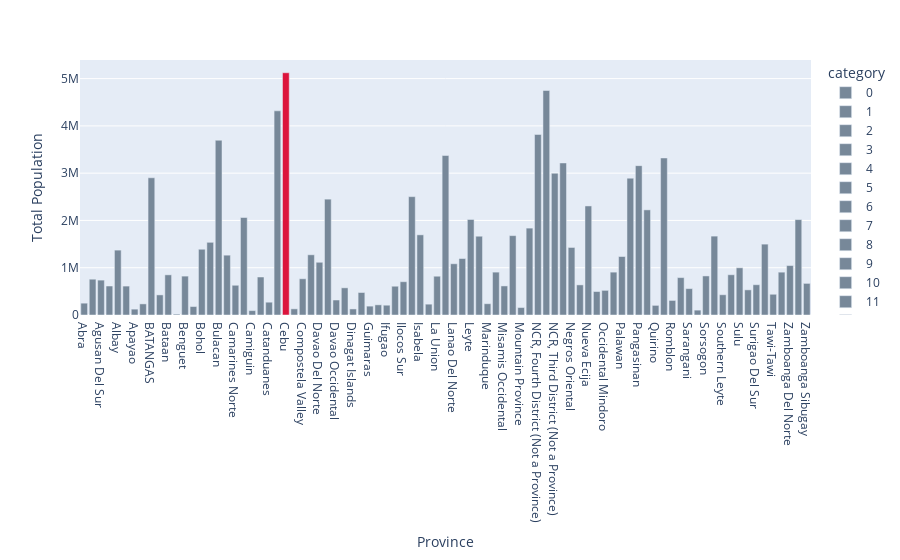

Write notebook code for a chart like this one.
### Code cell
pop['category'] = [str(i) for i in pop.index]

color_discrete_sequence = ['lightslategray',]*len(pop)
index = pop.loc[pop['Province'] == "Cebu"].index[0]
color_discrete_sequence[index] = ['crimson'] #index

fig=px.bar(pop,x='Province',y='Total Population',
           color = 'category',
           color_discrete_sequence=color_discrete_sequence,
           )
fig.show()

### Figure 1 — Plotly figure (JSON) as saved in the notebook; plotly's stock layout.template omitted (floating-point values rounded to 4 significant figures)
{"data": [{"alignmentgroup": "True", "hovertemplate": "category=0<br>Province=%{x}<br>Total Population=%{y}<extra></extra>", "legendgroup": "0", "marker": {"color": "lightslategray", "pattern": {"shape": ""}}, "name": "0", "offsetgroup": "0", "orientation": "v", "showlegend": true, "textposition": "auto", "type": "bar", "x": ["Abra"], "xaxis": "x", "y": [250309], "yaxis": "y"}, {"alignmentgroup": "True", "hovertemplate": "category=1<br>Province=%{x}<br>Total Population=%{y}<extra></extra>", "legendgroup": "1", "marker": {"color": "lightslategray", "pattern": {"shape": ""}}, "name": "1", "offsetgroup": "1", "orientation": "v", "showlegend": true, "textposition": "auto", "type": "bar", "x": ["Agusan Del Norte"], "xaxis": "x", "y": [757121], "yaxis": "y"}, {"alignmentgroup": "True", "hovertemplate": "category=2<br>Province=%{x}<br>Total Population=%{y}<extra></extra>", "legendgroup": "2", "marker": {"color": "lightslategray", "pattern": {"shape": ""}}, "name": "2", "offsetgroup": "2", "orientation": "v", "showlegend": true, "textposition": "auto", "type": "bar", "x": ["Agusan Del Sur"], "xaxis": "x", "y": [737991], "yaxis": "y"}, {"alignmentgroup": "True", "hovertemplate": "category=3<br>Province=%{x}<br>Total Population=%{y}<extra></extra>", "legendgroup": "3", "marker": {"color": "lightslategray", "pattern": {"shape": ""}}, "name": "3", "offsetgroup": "3", "orientation": "v", "showlegend": true, "textposition": "auto", "type": "bar", "x": ["Aklan"], "xaxis": "x", "y": [612985], "yaxis": "y"}, {"alignmentgroup": "True", "hovertemplate": "category=4<br>Province=%{x}<br>Total Population=%{y}<extra></extra>", "legendgroup": "4", "marker": {"color": "lightslategray", "pattern": {"shape": ""}}, "name": "4", "offsetgroup": "4", "orientation": "v", "showlegend": true, "textposition": "auto", "type": "bar", "x": ["Albay"], "xaxis": "x", "y": [1372550], "yaxis": "y"}, {"alignmentgroup": "True", "hovertemplate": "category=5<br>Province=%{x}<br>Total Population=%{y}<extra></extra>", "legendgroup": "5", "marker": {"color": "lightslategray", "pattern": {"shape": ""}}, "name": "5", "offsetgroup": "5", "orientation": "v", "showlegend": true, "textposition": "auto", "type": "bar", "x": ["Antique"], "xaxis": "x", "y": [611478], "yaxis": "y"}, {"alignmentgroup": "True", "hovertemplate": "category=6<br>Province=%{x}<br>Total Population=%{y}<extra></extra>", "legendgroup": "6", "marker": {"color": "lightslategray", "pattern": {"shape": ""}}, "name": "6", "offsetgroup": "6", "orientation": "v", "showlegend": true, "textposition": "auto", "type": "bar", "x": ["Apayao"], "xaxis": "x", "y": [123937], "yaxis": "y"}, {"alignmentgroup": "True", "hovertemplate": "category=7<br>Province=%{x}<br>Total Population=%{y}<extra></extra>", "legendgroup": "7", "marker": {"color": "lightslategray", "pattern": {"shape": ""}}, "name": "7", "offsetgroup": "7", "orientation": "v", "showlegend": true, "textposition": "auto", "type": "bar", "x": ["Aurora"], "xaxis": "x", "y": [234991], "yaxis": "y"}, {"alignmentgroup": "True", "hovertemplate": "category=8<br>Province=%{x}<br>Total Population=%{y}<extra></extra>", "legendgroup": "8", "marker": {"color": "lightslategray", "pattern": {"shape": ""}}, "name": "8", "offsetgroup": "8", "orientation": "v", "showlegend": true, "textposition": "auto", "type": "bar", "x": ["BATANGAS"], "xaxis": "x", "y": [2902855], "yaxis": "y"}, {"alignmentgroup": "True", "hovertemplate": "category=9<br>Province=%{x}<br>Total Population=%{y}<extra></extra>", "legendgroup": "9", "marker": {"color": "lightslategray", "pattern": {"shape": ""}}, "name": "9", "offsetgroup": "9", "orientation": "v", "showlegend": true, "textposition": "auto", "type": "bar", "x": ["Basilan"], "xaxis": "x", "y": [425111], "yaxis": "y"}, {"alignmentgroup": "True", "hovertemplate": "category=10<br>Province=%{x}<br>Total Population=%{y}<extra></extra>", "legendgroup": "10", "marker": {"color": "lightslategray", "pattern": {"shape": ""}}, "name": "10", "offsetgroup": "10", "orientation": "v", "showlegend": true, "textposition": "auto", "type": "bar", "x": ["Bataan"], "xaxis": "x", "y": [849575], "yaxis": "y"}, {"alignmentgroup": "True", "hovertemplate": "category=11<br>Province=%{x}<br>Total Population=%{y}<extra></extra>", "legendgroup": "11", "marker": {"color": "lightslategray", "pattern": {"shape": ""}}, "name": "11", "offsetgroup": "11", "orientation": "v", "showlegend": true, "textposition": "auto", "type": "bar", "x": ["Batanes"], "xaxis": "x", "y": [18593], "yaxis": "y"}, {"alignmentgroup": "True", "hovertemplate": "category=12<br>Province=%{x}<br>Total Population=%{y}<extra></extra>", "legendgroup": "12", "marker": {"color": "lightslategray", "pattern": {"shape": ""}}, "name": "12", "offsetgroup": "12", "orientation": "v", "showlegend": true, "textposition": "auto", "type": "bar", "x": ["Benguet"], "xaxis": "x", "y": [822619], "yaxis": "y"}, {"alignmentgroup": "True", "hovertemplate": "category=13<br>Province=%{x}<br>Total Population=%{y}<extra></extra>", "legendgroup": "13", "marker": {"color": "lightslategray", "pattern": {"shape": ""}}, "name": "13", "offsetgroup": "13", "orientation": "v", "showlegend": true, "textposition": "auto", "type": "bar", "x": ["Biliran"], "xaxis": "x", "y": [178715], "yaxis": "y"}, {"alignmentgroup": "True", "hovertemplate": "category=14<br>Province=%{x}<br>Total Population=%{y}<extra></extra>", "legendgroup": "14", "marker": {"color": "lightslategray", "pattern": {"shape": ""}}, "name": "14", "offsetgroup": "14", "orientation": "v", "showlegend": true, "textposition": "auto", "type": "bar", "x": ["Bohol"], "xaxis": "x", "y": [1390524], "yaxis": "y"}, {"alignmentgroup": "True", "hovertemplate": "category=15<br>Province=%{x}<br>Total Population=%{y}<extra></extra>", "legendgroup": "15", "marker": {"color": "lightslategray", "pattern": {"shape": ""}}, "name": "15", "offsetgroup": "15", "orientation": "v", "showlegend": true, "textposition": "auto", "type": "bar", "x": ["Bukidnon"], "xaxis": "x", "y": [1537629], "yaxis": "y"}, {"alignmentgroup": "True", "hovertemplate": "category=16<br>Province=%{x}<br>Total Population=%{y}<extra></extra>", "legendgroup": "16", "marker": {"color": "lightslategray", "pattern": {"shape": ""}}, "name": "16", "offsetgroup": "16", "orientation": "v", "showlegend": true, "textposition": "auto", "type": "bar", "x": ["Bulacan"], "xaxis": "x", "y": [3696937], "yaxis": "y"}, {"alignmentgroup": "True", "hovertemplate": "category=17<br>Province=%{x}<br>Total Population=%{y}<extra></extra>", "legendgroup": "17", "marker": {"color": "lightslategray", "pattern": {"shape": ""}}, "name": "17", "offsetgroup": "17", "orientation": "v", "showlegend": true, "textposition": "auto", "type": "bar", "x": ["Cagayan"], "xaxis": "x", "y": [1265540], "yaxis": "y"}, {"alignmentgroup": "True", "hovertemplate": "category=18<br>Province=%{x}<br>Total Population=%{y}<extra></extra>", "legendgroup": "18", "marker": {"color": "lightslategray", "pattern": {"shape": ""}}, "name": "18", "offsetgroup": "18", "orientation": "v", "showlegend": true, "textposition": "auto", "type": "bar", "x": ["Camarines Norte"], "xaxis": "x", "y": [628807], "yaxis": "y"}, {"alignmentgroup": "True", "hovertemplate": "category=19<br>Province=%{x}<br>Total Population=%{y}<extra></extra>", "legendgroup": "19", "marker": {"color": "lightslategray", "pattern": {"shape": ""}}, "name": "19", "offsetgroup": "19", "orientation": "v", "showlegend": true, "textposition": "auto", "type": "bar", "x": ["Camarines Sur"], "xaxis": "x", "y": [2062277], "yaxis": "y"}, {"alignmentgroup": "True", "hovertemplate": "category=20<br>Province=%{x}<br>Total Population=%{y}<extra></extra>", "legendgroup": "20", "marker": {"color": "lightslategray", "pattern": {"shape": ""}}, "name": "20", "offsetgroup": "20", "orientation": "v", "showlegend": true, "textposition": "auto", "type": "bar", "x": ["Camiguin"], "xaxis": "x", "y": [92696], "yaxis": "y"}, {"alignmentgroup": "True", "hovertemplate": "category=21<br>Province=%{x}<br>Total Population=%{y}<extra></extra>", "legendgroup": "21", "marker": {"color": "lightslategray", "pattern": {"shape": ""}}, "name": "21", "offsetgroup": "21", "orientation": "v", "showlegend": true, "textposition": "auto", "type": "bar", "x": ["Capiz"], "xaxis": "x", "y": [803879], "yaxis": "y"}, {"alignmentgroup": "True", "hovertemplate": "category=22<br>Province=%{x}<br>Total Population=%{y}<extra></extra>", "legendgroup": "22", "marker": {"color": "lightslategray", "pattern": {"shape": ""}}, "name": "22", "offsetgroup": "22", "orientation": "v", "showlegend": true, "textposition": "auto", "type": "bar", "x": ["Catanduanes"], "xaxis": "x", "y": [270775], "yaxis": "y"}, {"alignmentgroup": "True", "hovertemplate": "category=23<br>Province=%{x}<br>Total Population=%{y}<extra></extra>", "legendgroup": "23", "marker": {"color": "lightslategray", "pattern": {"shape": ""}}, "name": "23", "offsetgroup": "23", "orientation": "v", "showlegend": true, "textposition": "auto", "type": "bar", "x": ["Cavite"], "xaxis": "x", "y": [4318663], "yaxis": "y"}, {"alignmentgroup": "True", "hovertemplate": "category=24<br>Province=%{x}<br>Total Population=%{y}<extra></extra>", "legendgroup": "24", "marker": {"color": ["crimson"], "pattern": {"shape": ""}}, "name": "24", "offsetgroup": "24", "orientation": "v", "showlegend": true, "textposition": "auto", "type": "bar", "x": ["Cebu"], "xaxis": "x", "y": [5124199], "yaxis": "y"}, {"alignmentgroup": "True", "hovertemplate": "category=25<br>Province=%{x}<br>Total Population=%{y}<extra></extra>", "legendgroup": "25", "marker": {"color": "lightslategray", "pattern": {"shape": ""}}, "name": "25", "offsetgroup": "25", "orientation": "v", "showlegend": true, "textposition": "auto", "type": "bar", "x": ["City of Isabela (Not a Province)"], "xaxis": "x", "y": [130130], "yaxis": "y"}, {"alignmentgroup": "True", "hovertemplate": "category=26<br>Province=%{x}<br>Total Population=%{y}<extra></extra>", "legendgroup": "26", "marker": {"color": "lightslategray", "pattern": {"shape": ""}}, "name": "26", "offsetgroup": "26", "orientation": "v", "showlegend": true, "textposition": "auto", "type": "bar", "x": ["Compostela Valley"], "xaxis": "x", "y": [766299], "yaxis": "y"}, {"alignmentgroup": "True", "hovertemplate": "category=27<br>Province=%{x}<br>Total Population=%{y}<extra></extra>", "legendgroup": "27", "marker": {"color": "lightslategray", "pattern": {"shape": ""}}, "name": "27", "offsetgroup": "27", "orientation": "v", "showlegend": true, "textposition": "auto", "type": "bar", "x": ["Cotabato (North Cotabato)"], "xaxis": "x", "y": [1273594], "yaxis": "y"}, {"alignmentgroup": "True", "hovertemplate": "category=28<br>Province=%{x}<br>Total Population=%{y}<extra></extra>", "legendgroup": "28", "marker": {"color": "lightslategray", "pattern": {"shape": ""}}, "name": "28", "offsetgroup": "28", "orientation": "v", "showlegend": true, "textposition": "auto", "type": "bar", "x": ["Davao Del Norte"], "xaxis": "x", "y": [1115167], "yaxis": "y"}, {"alignmentgroup": "True", "hovertemplate": "category=29<br>Province=%{x}<br>Total Population=%{y}<extra></extra>", "legendgroup": "29", "marker": {"color": "lightslategray", "pattern": {"shape": ""}}, "name": "29", "offsetgroup": "29", "orientation": "v", "showlegend": true, "textposition": "auto", "type": "bar", "x": ["Davao Del Sur"], "xaxis": "x", "y": [2450445], "yaxis": "y"}, {"alignmentgroup": "True", "hovertemplate": "category=30<br>Province=%{x}<br>Total Population=%{y}<extra></extra>", "legendgroup": "30", "marker": {"color": "lightslategray", "pattern": {"shape": ""}}, "name": "30", "offsetgroup": "30", "orientation": "v", "showlegend": true, "textposition": "auto", "type": "bar", "x": ["Davao Occidental"], "xaxis": "x", "y": [316907], "yaxis": "y"}, {"alignmentgroup": "True", "hovertemplate": "category=31<br>Province=%{x}<br>Total Population=%{y}<extra></extra>", "legendgroup": "31", "marker": {"color": "lightslategray", "pattern": {"shape": ""}}, "name": "31", "offsetgroup": "31", "orientation": "v", "showlegend": true, "textposition": "auto", "type": "bar", "x": ["Davao Oriental"], "xaxis": "x", "y": [574984], "yaxis": "y"}, {"alignmentgroup": "True", "hovertemplate": "category=32<br>Province=%{x}<br>Total Population=%{y}<extra></extra>", "legendgroup": "32", "marker": {"color": "lightslategray", "pattern": {"shape": ""}}, "name": "32", "offsetgroup": "32", "orientation": "v", "showlegend": true, "textposition": "auto", "type": "bar", "x": ["Dinagat Islands"], "xaxis": "x", "y": [127963], "yaxis": "y"}, {"alignmentgroup": "True", "hovertemplate": "category=33<br>Province=%{x}<br>Total Population=%{y}<extra></extra>", "legendgroup": "33", "marker": {"color": "lightslategray", "pattern": {"shape": ""}}, "name": "33", "offsetgroup": "33", "orientation": "v", "showlegend": true, "textposition": "auto", "type": "bar", "x": ["Eastern Samar"], "xaxis": "x", "y": [475847], "yaxis": "y"}, {"alignmentgroup": "True", "hovertemplate": "category=34<br>Province=%{x}<br>Total Population=%{y}<extra></extra>", "legendgroup": "34", "marker": {"color": "lightslategray", "pattern": {"shape": ""}}, "name": "34", "offsetgroup": "34", "orientation": "v", "showlegend": true, "textposition": "auto", "type": "bar", "x": ["Guimaras"], "xaxis": "x", "y": [187576], "yaxis": "y"}, {"alignmentgroup": "True", "hovertemplate": "category=35<br>Province=%{x}<br>Total Population=%{y}<extra></extra>", "legendgroup": "35", "marker": {"color": "lightslategray", "pattern": {"shape": ""}}, "name": "35", "offsetgroup": "35", "orientation": "v", "showlegend": true, "textposition": "auto", "type": "bar", "x": ["INTERIM PROVINCE (Composed of 63 barangays from COTABATO)"], "xaxis": "x", "y": [215348], "yaxis": "y"}, {"alignmentgroup": "True", "hovertemplate": "category=36<br>Province=%{x}<br>Total Population=%{y}<extra></extra>", "legendgroup": "36", "marker": {"color": "lightslategray", "pattern": {"shape": ""}}, "name": "36", "offsetgroup": "36", "orientation": "v", "showlegend": true, "textposition": "auto", "type": "bar", "x": ["Ifugao"], "xaxis": "x", "y": [207130], "yaxis": "y"}, {"alignmentgroup": "True", "hovertemplate": "category=37<br>Province=%{x}<br>Total Population=%{y}<extra></extra>", "legendgroup": "37", "marker": {"color": "lightslategray", "pattern": {"shape": ""}}, "name": "37", "offsetgroup": "37", "orientation": "v", "showlegend": true, "textposition": "auto", "type": "bar", "x": ["Ilocos Norte"], "xaxis": "x", "y": [608508], "yaxis": "y"}, {"alignmentgroup": "True", "hovertemplate": "category=38<br>Province=%{x}<br>Total Population=%{y}<extra></extra>", "legendgroup": "38", "marker": {"color": "lightslategray", "pattern": {"shape": ""}}, "name": "38", "offsetgroup": "38", "orientation": "v", "showlegend": true, "textposition": "auto", "type": "bar", "x": ["Ilocos Sur"], "xaxis": "x", "y": [704218], "yaxis": "y"}, {"alignmentgroup": "True", "hovertemplate": "category=39<br>Province=%{x}<br>Total Population=%{y}<extra></extra>", "legendgroup": "39", "marker": {"color": "lightslategray", "pattern": {"shape": ""}}, "name": "39", "offsetgroup": "39", "orientation": "v", "showlegend": true, "textposition": "auto", "type": "bar", "x": ["Iloilo"], "xaxis": "x", "y": [2503326], "yaxis": "y"}, {"alignmentgroup": "True", "hovertemplate": "category=40<br>Province=%{x}<br>Total Population=%{y}<extra></extra>", "legendgroup": "40", "marker": {"color": "lightslategray", "pattern": {"shape": ""}}, "name": "40", "offsetgroup": "40", "orientation": "v", "showlegend": true, "textposition": "auto", "type": "bar", "x": ["Isabela"], "xaxis": "x", "y": [1695539], "yaxis": "y"}, {"alignmentgroup": "True", "hovertemplate": "category=41<br>Province=%{x}<br>Total Population=%{y}<extra></extra>", "legendgroup": "41", "marker": {"color": "lightslategray", "pattern": {"shape": ""}}, "name": "41", "offsetgroup": "41", "orientation": "v", "showlegend": true, "textposition": "auto", "type": "bar", "x": ["Kalinga"], "xaxis": "x", "y": [229328], "yaxis": "y"}, {"alignmentgroup": "True", "hovertemplate": "category=42<br>Province=%{x}<br>Total Population=%{y}<extra></extra>", "legendgroup": "42", "marker": {"color": "lightslategray", "pattern": {"shape": ""}}, "name": "42", "offsetgroup": "42", "orientation": "v", "showlegend": true, "textposition": "auto", "type": "bar", "x": ["La Union"], "xaxis": "x", "y": [820343], "yaxis": "y"}, {"alignmentgroup": "True", "hovertemplate": "category=43<br>Province=%{x}<br>Total Population=%{y}<extra></extra>", "legendgroup": "43", "marker": {"color": "lightslategray", "pattern": {"shape": ""}}, "name": "43", "offsetgroup": "43", "orientation": "v", "showlegend": true, "textposition": "auto", "type": "bar", "x": ["Laguna"], "xaxis": "x", "y": [3373136], "yaxis": "y"}, {"alignmentgroup": "True", "hovertemplate": "category=44<br>Province=%{x}<br>Total Population=%{y}<extra></extra>", "legendgroup": "44", "marker": {"color": "lightslategray", "pattern": {"shape": ""}}, "name": "44", "offsetgroup": "44", "orientation": "v", "showlegend": true, "textposition": "auto", "type": "bar", "x": ["Lanao Del Norte"], "xaxis": "x", "y": [1083898], "yaxis": "y"}, {"alignmentgroup": "True", "hovertemplate": "category=45<br>Province=%{x}<br>Total Population=%{y}<extra></extra>", "legendgroup": "45", "marker": {"color": "lightslategray", "pattern": {"shape": ""}}, "name": "45", "offsetgroup": "45", "orientation": "v", "showlegend": true, "textposition": "auto", "type": "bar", "x": ["Lanao Del Sur"], "xaxis": "x", "y": [1194507], "yaxis": "y"}, {"alignmentgroup": "True", "hovertemplate": "category=46<br>Province=%{x}<br>Total Population=%{y}<extra></extra>", "legendgroup": "46", "marker": {"color": "lightslategray", "pattern": {"shape": ""}}, "name": "46", "offsetgroup": "46", "orientation": "v", "showlegend": true, "textposition": "auto", "type": "bar", "x": ["Leyte"], "xaxis": "x", "y": [2020426], "yaxis": "y"}, {"alignmentgroup": "True", "hovertemplate": "category=47<br>Province=%{x}<br>Total Population=%{y}<extra></extra>", "legendgroup": "47", "marker": {"color": "lightslategray", "pattern": {"shape": ""}}, "name": "47", "offsetgroup": "47", "orientation": "v", "showlegend": true, "textposition": "auto", "type": "bar", "x": ["Maguindanao"], "xaxis": "x", "y": [1666353], "yaxis": "y"}, {"alignmentgroup": "True", "hovertemplate": "category=48<br>Province=%{x}<br>Total Population=%{y}<extra></extra>", "legendgroup": "48", "marker": {"color": "lightslategray", "pattern": {"shape": ""}}, "name": "48", "offsetgroup": "48", "orientation": "v", "showlegend": true, "textposition": "auto", "type": "bar", "x": ["Marinduque"], "xaxis": "x", "y": [238830], "yaxis": "y"}, {"alignmentgroup": "True", "hovertemplate": "category=49<br>Province=%{x}<br>Total Population=%{y}<extra></extra>", "legendgroup": "49", "marker": {"color": "lightslategray", "pattern": {"shape": ""}}, "name": "49", "offsetgroup": "49", "orientation": "v", "showlegend": true, "textposition": "auto", "type": "bar", "x": ["Masbate"], "xaxis": "x", "y": [906731], "yaxis": "y"}, {"alignmentgroup": "True", "hovertemplate": "category=50<br>Province=%{x}<br>Total Population=%{y}<extra></extra>", "legendgroup": "50", "marker": {"color": "lightslategray", "pattern": {"shape": ""}}, "name": "50", "offsetgroup": "50", "orientation": "v", "showlegend": true, "textposition": "auto", "type": "bar", "x": ["Misamis Occidental"], "xaxis": "x", "y": [614951], "yaxis": "y"}, {"alignmentgroup": "True", "hovertemplate": "category=51<br>Province=%{x}<br>Total Population=%{y}<extra></extra>", "legendgroup": "51", "marker": {"color": "lightslategray", "pattern": {"shape": ""}}, "name": "51", "offsetgroup": "51", "orientation": "v", "showlegend": true, "textposition": "auto", "type": "bar", "x": ["Misamis Oriental"], "xaxis": "x", "y": [1678624], "yaxis": "y"}, {"alignmentgroup": "True", "hovertemplate": "category=52<br>Province=%{x}<br>Total Population=%{y}<extra></extra>", "legendgroup": "52", "marker": {"color": "lightslategray", "pattern": {"shape": ""}}, "name": "52", "offsetgroup": "52", "orientation": "v", "showlegend": true, "textposition": "auto", "type": "bar", "x": ["Mountain Province"], "xaxis": "x", "y": [157798], "yaxis": "y"}, {"alignmentgroup": "True", "hovertemplate": "category=53<br>Province=%{x}<br>Total Population=%{y}<extra></extra>", "legendgroup": "53", "marker": {"color": "lightslategray", "pattern": {"shape": ""}}, "name": "53", "offsetgroup": "53", "orientation": "v", "showlegend": true, "textposition": "auto", "type": "bar", "x": ["NCR, City of Manila, First District (Not a Province)"], "xaxis": "x", "y": [1837785], "yaxis": "y"}, {"alignmentgroup": "True", "hovertemplate": "category=54<br>Province=%{x}<br>Total Population=%{y}<extra></extra>", "legendgroup": "54", "marker": {"color": "lightslategray", "pattern": {"shape": ""}}, "name": "54", "offsetgroup": "54", "orientation": "v", "showlegend": true, "textposition": "auto", "type": "bar", "x": ["NCR, Fourth District (Not a Province)"], "xaxis": "x", "y": [3818429], "yaxis": "y"}, {"alignmentgroup": "True", "hovertemplate": "category=55<br>Province=%{x}<br>Total Population=%{y}<extra></extra>", "legendgroup": "55", "marker": {"color": "lightslategray", "pattern": {"shape": ""}}, "name": "55", "offsetgroup": "55", "orientation": "v", "showlegend": true, "textposition": "auto", "type": "bar", "x": ["NCR, Second District (Not a Province)"], "xaxis": "x", "y": [4748925], "yaxis": "y"}, {"alignmentgroup": "True", "hovertemplate": "category=56<br>Province=%{x}<br>Total Population=%{y}<extra></extra>", "legendgroup": "56", "marker": {"color": "lightslategray", "pattern": {"shape": ""}}, "name": "56", "offsetgroup": "56", "orientation": "v", "showlegend": true, "textposition": "auto", "type": "bar", "x": ["NCR, Third District (Not a Province)"], "xaxis": "x", "y": [2998412], "yaxis": "y"}, {"alignmentgroup": "True", "hovertemplate": "category=57<br>Province=%{x}<br>Total Population=%{y}<extra></extra>", "legendgroup": "57", "marker": {"color": "lightslategray", "pattern": {"shape": ""}}, "name": "57", "offsetgroup": "57", "orientation": "v", "showlegend": true, "textposition": "auto", "type": "bar", "x": ["Negros Occidental"], "xaxis": "x", "y": [3216287], "yaxis": "y"}, {"alignmentgroup": "True", "hovertemplate": "category=58<br>Province=%{x}<br>Total Population=%{y}<extra></extra>", "legendgroup": "58", "marker": {"color": "lightslategray", "pattern": {"shape": ""}}, "name": "58", "offsetgroup": "58", "orientation": "v", "showlegend": true, "textposition": "auto", "type": "bar", "x": ["Negros Oriental"], "xaxis": "x", "y": [1428548], "yaxis": "y"}, {"alignmentgroup": "True", "hovertemplate": "category=59<br>Province=%{x}<br>Total Population=%{y}<extra></extra>", "legendgroup": "59", "marker": {"color": "lightslategray", "pattern": {"shape": ""}}, "name": "59", "offsetgroup": "59", "orientation": "v", "showlegend": true, "textposition": "auto", "type": "bar", "x": ["Northern Samar"], "xaxis": "x", "y": [636995], "yaxis": "y"}, {"alignmentgroup": "True", "hovertemplate": "category=60<br>Province=%{x}<br>Total Population=%{y}<extra></extra>", "legendgroup": "60", "marker": {"color": "lightslategray", "pattern": {"shape": ""}}, "name": "60", "offsetgroup": "60", "orientation": "v", "showlegend": true, "textposition": "auto", "type": "bar", "x": ["Nueva Ecija"], "xaxis": "x", "y": [2306751], "yaxis": "y"}, {"alignmentgroup": "True", "hovertemplate": "category=61<br>Province=%{x}<br>Total Population=%{y}<extra></extra>", "legendgroup": "61", "marker": {"color": "lightslategray", "pattern": {"shape": ""}}, "name": "61", "offsetgroup": "61", "orientation": "v", "showlegend": true, "textposition": "auto", "type": "bar", "x": ["Nueva Vizcaya"], "xaxis": "x", "y": [496546], "yaxis": "y"}, {"alignmentgroup": "True", "hovertemplate": "category=62<br>Province=%{x}<br>Total Population=%{y}<extra></extra>", "legendgroup": "62", "marker": {"color": "lightslategray", "pattern": {"shape": ""}}, "name": "62", "offsetgroup": "62", "orientation": "v", "showlegend": true, "textposition": "auto", "type": "bar", "x": ["Occidental Mindoro"], "xaxis": "x", "y": [521444], "yaxis": "y"}, {"alignmentgroup": "True", "hovertemplate": "category=63<br>Province=%{x}<br>Total Population=%{y}<extra></extra>", "legendgroup": "63", "marker": {"color": "lightslategray", "pattern": {"shape": ""}}, "name": "63", "offsetgroup": "63", "orientation": "v", "showlegend": true, "textposition": "auto", "type": "bar", "x": ["Oriental Mindoro"], "xaxis": "x", "y": [906661], "yaxis": "y"}, {"alignmentgroup": "True", "hovertemplate": "category=64<br>Province=%{x}<br>Total Population=%{y}<extra></extra>", "legendgroup": "64", "marker": {"color": "lightslategray", "pattern": {"shape": ""}}, "name": "64", "offsetgroup": "64", "orientation": "v", "showlegend": true, "textposition": "auto", "type": "bar", "x": ["Palawan"], "xaxis": "x", "y": [1237280], "yaxis": "y"}, {"alignmentgroup": "True", "hovertemplate": "category=65<br>Province=%{x}<br>Total Population=%{y}<extra></extra>", "legendgroup": "65", "marker": {"color": "lightslategray", "pattern": {"shape": ""}}, "name": "65", "offsetgroup": "65", "orientation": "v", "showlegend": true, "textposition": "auto", "type": "bar", "x": ["Pampanga"], "xaxis": "x", "y": [2894309], "yaxis": "y"}, {"alignmentgroup": "True", "hovertemplate": "category=66<br>Province=%{x}<br>Total Population=%{y}<extra></extra>", "legendgroup": "66", "marker": {"color": "lightslategray", "pattern": {"shape": ""}}, "name": "66", "offsetgroup": "66", "orientation": "v", "showlegend": true, "textposition": "auto", "type": "bar", "x": ["Pangasinan"], "xaxis": "x", "y": [3159228], "yaxis": "y"}, {"alignmentgroup": "True", "hovertemplate": "category=67<br>Province=%{x}<br>Total Population=%{y}<extra></extra>", "legendgroup": "67", "marker": {"color": "lightslategray", "pattern": {"shape": ""}}, "name": "67", "offsetgroup": "67", "orientation": "v", "showlegend": true, "textposition": "auto", "type": "bar", "x": ["Quezon"], "xaxis": "x", "y": [2223791], "yaxis": "y"}, {"alignmentgroup": "True", "hovertemplate": "category=68<br>Province=%{x}<br>Total Population=%{y}<extra></extra>", "legendgroup": "68", "marker": {"color": "lightslategray", "pattern": {"shape": ""}}, "name": "68", "offsetgroup": "68", "orientation": "v", "showlegend": true, "textposition": "auto", "type": "bar", "x": ["Quirino"], "xaxis": "x", "y": [203530], "yaxis": "y"}, {"alignmentgroup": "True", "hovertemplate": "category=69<br>Province=%{x}<br>Total Population=%{y}<extra></extra>", "legendgroup": "69", "marker": {"color": "lightslategray", "pattern": {"shape": ""}}, "name": "69", "offsetgroup": "69", "orientation": "v", "showlegend": true, "textposition": "auto", "type": "bar", "x": ["Rizal"], "xaxis": "x", "y": [3321325], "yaxis": "y"}, {"alignmentgroup": "True", "hovertemplate": "category=70<br>Province=%{x}<br>Total Population=%{y}<extra></extra>", "legendgroup": "70", "marker": {"color": "lightslategray", "pattern": {"shape": ""}}, "name": "70", "offsetgroup": "70", "orientation": "v", "showlegend": true, "textposition": "auto", "type": "bar", "x": ["Romblon"], "xaxis": "x", "y": [308072], "yaxis": "y"}, {"alignmentgroup": "True", "hovertemplate": "category=71<br>Province=%{x}<br>Total Population=%{y}<extra></extra>", "legendgroup": "71", "marker": {"color": "lightslategray", "pattern": {"shape": ""}}, "name": "71", "offsetgroup": "71", "orientation": "v", "showlegend": true, "textposition": "auto", "type": "bar", "x": ["Samar (Western Samar)"], "xaxis": "x", "y": [791045], "yaxis": "y"}, {"alignmentgroup": "True", "hovertemplate": "category=72<br>Province=%{x}<br>Total Population=%{y}<extra></extra>", "legendgroup": "72", "marker": {"color": "lightslategray", "pattern": {"shape": ""}}, "name": "72", "offsetgroup": "72", "orientation": "v", "showlegend": true, "textposition": "auto", "type": "bar", "x": ["Sarangani"], "xaxis": "x", "y": [558069], "yaxis": "y"}, {"alignmentgroup": "True", "hovertemplate": "category=73<br>Province=%{x}<br>Total Population=%{y}<extra></extra>", "legendgroup": "73", "marker": {"color": "lightslategray", "pattern": {"shape": ""}}, "name": "73", "offsetgroup": "73", "orientation": "v", "showlegend": true, "textposition": "auto", "type": "bar", "x": ["Siquijor"], "xaxis": "x", "y": [103014], "yaxis": "y"}, {"alignmentgroup": "True", "hovertemplate": "category=74<br>Province=%{x}<br>Total Population=%{y}<extra></extra>", "legendgroup": "74", "marker": {"color": "lightslategray", "pattern": {"shape": ""}}, "name": "74", "offsetgroup": "74", "orientation": "v", "showlegend": true, "textposition": "auto", "type": "bar", "x": ["Sorsogon"], "xaxis": "x", "y": [826150], "yaxis": "y"}, {"alignmentgroup": "True", "hovertemplate": "category=75<br>Province=%{x}<br>Total Population=%{y}<extra></extra>", "legendgroup": "75", "marker": {"color": "lightslategray", "pattern": {"shape": ""}}, "name": "75", "offsetgroup": "75", "orientation": "v", "showlegend": true, "textposition": "auto", "type": "bar", "x": ["South Cotabato"], "xaxis": "x", "y": [1668556], "yaxis": "y"}, {"alignmentgroup": "True", "hovertemplate": "category=76<br>Province=%{x}<br>Total Population=%{y}<extra></extra>", "legendgroup": "76", "marker": {"color": "lightslategray", "pattern": {"shape": ""}}, "name": "76", "offsetgroup": "76", "orientation": "v", "showlegend": true, "textposition": "auto", "type": "bar", "x": ["Southern Leyte"], "xaxis": "x", "y": [428484], "yaxis": "y"}, {"alignmentgroup": "True", "hovertemplate": "category=77<br>Province=%{x}<br>Total Population=%{y}<extra></extra>", "legendgroup": "77", "marker": {"color": "lightslategray", "pattern": {"shape": ""}}, "name": "77", "offsetgroup": "77", "orientation": "v", "showlegend": true, "textposition": "auto", "type": "bar", "x": ["Sultan Kudarat"], "xaxis": "x", "y": [851554], "yaxis": "y"}, {"alignmentgroup": "True", "hovertemplate": "category=78<br>Province=%{x}<br>Total Population=%{y}<extra></extra>", "legendgroup": "78", "marker": {"color": "lightslategray", "pattern": {"shape": ""}}, "name": "78", "offsetgroup": "78", "orientation": "v", "showlegend": true, "textposition": "auto", "type": "bar", "x": ["Sulu"], "xaxis": "x", "y": [998675], "yaxis": "y"}, {"alignmentgroup": "True", "hovertemplate": "category=79<br>Province=%{x}<br>Total Population=%{y}<extra></extra>", "legendgroup": "79", "marker": {"color": "lightslategray", "pattern": {"shape": ""}}, "name": "79", "offsetgroup": "79", "orientation": "v", "showlegend": true, "textposition": "auto", "type": "bar", "x": ["Surigao Del Norte"], "xaxis": "x", "y": [531753], "yaxis": "y"}, {"alignmentgroup": "True", "hovertemplate": "category=80<br>Province=%{x}<br>Total Population=%{y}<extra></extra>", "legendgroup": "80", "marker": {"color": "lightslategray", "pattern": {"shape": ""}}, "name": "80", "offsetgroup": "80", "orientation": "v", "showlegend": true, "textposition": "auto", "type": "bar", "x": ["Surigao Del Sur"], "xaxis": "x", "y": [640512], "yaxis": "y"}, {"alignmentgroup": "True", "hovertemplate": "category=81<br>Province=%{x}<br>Total Population=%{y}<extra></extra>", "legendgroup": "81", "marker": {"color": "lightslategray", "pattern": {"shape": ""}}, "name": "81", "offsetgroup": "81", "orientation": "v", "showlegend": true, "textposition": "auto", "type": "bar", "x": ["Tarlac"], "xaxis": "x", "y": [1499064], "yaxis": "y"}, {"alignmentgroup": "True", "hovertemplate": "category=82<br>Province=%{x}<br>Total Population=%{y}<extra></extra>", "legendgroup": "82", "marker": {"color": "lightslategray", "pattern": {"shape": ""}}, "name": "82", "offsetgroup": "82", "orientation": "v", "showlegend": true, "textposition": "auto", "type": "bar", "x": ["Tawi-Tawi"], "xaxis": "x", "y": [438545], "yaxis": "y"}, {"alignmentgroup": "True", "hovertemplate": "category=83<br>Province=%{x}<br>Total Population=%{y}<extra></extra>", "legendgroup": "83", "marker": {"color": "lightslategray", "pattern": {"shape": ""}}, "name": "83", "offsetgroup": "83", "orientation": "v", "showlegend": true, "textposition": "auto", "type": "bar", "x": ["Zambales"], "xaxis": "x", "y": [906184], "yaxis": "y"}, {"alignmentgroup": "True", "hovertemplate": "category=84<br>Province=%{x}<br>Total Population=%{y}<extra></extra>", "legendgroup": "84", "marker": {"color": "lightslategray", "pattern": {"shape": ""}}, "name": "84", "offsetgroup": "84", "orientation": "v", "showlegend": true, "textposition": "auto", "type": "bar", "x": ["Zamboanga Del Norte"], "xaxis": "x", "y": [1046017], "yaxis": "y"}, {"alignmentgroup": "True", "hovertemplate": "category=85<br>Province=%{x}<br>Total Population=%{y}<extra></extra>", "legendgroup": "85", "marker": {"color": "lightslategray", "pattern": {"shape": ""}}, "name": "85", "offsetgroup": "85", "orientation": "v", "showlegend": true, "textposition": "auto", "type": "bar", "x": ["Zamboanga Del Sur"], "xaxis": "x", "y": [2017793], "yaxis": "y"}, {"alignmentgroup": "True", "hovertemplate": "category=86<br>Province=%{x}<br>Total Population=%{y}<extra></extra>", "legendgroup": "86", "marker": {"color": "lightslategray", "pattern": {"shape": ""}}, "name": "86", "offsetgroup": "86", "orientation": "v", "showlegend": true, "textposition": "auto", "type": "bar", "x": ["Zamboanga Sibugay"], "xaxis": "x", "y": [668648], "yaxis": "y"}], "layout": {"barmode": "relative", "legend": {"title": {"text": "category"}, "tracegroupgap": 0}, "margin": {"t": 60}, "xaxis": {"anchor": "y", "domain": [0, 1], "title": {"text": "Province"}}, "yaxis": {"anchor": "x", "domain": [0, 1], "title": {"text": "Total Population"}}}}
